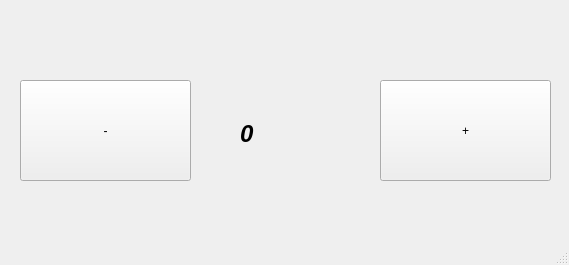
<?xml version="1.0" encoding="UTF-8"?>
<ui version="4.0">
 <class>MainWindow</class>
 <widget class="QMainWindow" name="MainWindow">
  <property name="geometry">
   <rect>
    <x>0</x>
    <y>0</y>
    <width>569</width>
    <height>265</height>
   </rect>
  </property>
  <property name="windowTitle">
   <string>MainWindow</string>
  </property>
  <widget class="QWidget" name="centralwidget">
   <widget class="QPushButton" name="minus">
    <property name="geometry">
     <rect>
      <x>20</x>
      <y>80</y>
      <width>171</width>
      <height>101</height>
     </rect>
    </property>
    <property name="text">
     <string>-</string>
    </property>
   </widget>
   <widget class="QPushButton" name="plius">
    <property name="geometry">
     <rect>
      <x>380</x>
      <y>80</y>
      <width>171</width>
      <height>101</height>
     </rect>
    </property>
    <property name="text">
     <string>+</string>
    </property>
   </widget>
   <widget class="QLabel" name="label">
    <property name="geometry">
     <rect>
      <x>240</x>
      <y>120</y>
      <width>101</width>
      <height>31</height>
     </rect>
    </property>
    <property name="sizePolicy">
     <sizepolicy hsizetype="Ignored" vsizetype="Preferred">
      <horstretch>0</horstretch>
      <verstretch>0</verstretch>
     </sizepolicy>
    </property>
    <property name="font">
     <font>
      <pointsize>18</pointsize>
      <italic>true</italic>
      <bold>true</bold>
     </font>
    </property>
    <property name="layoutDirection">
     <enum>Qt::LeftToRight</enum>
    </property>
    <property name="midLineWidth">
     <number>0</number>
    </property>
    <property name="text">
     <string>0</string>
    </property>
    <property name="alignment">
     <set>Qt::AlignLeading|Qt::AlignLeft|Qt::AlignTop</set>
    </property>
    <property name="wordWrap">
     <bool>false</bool>
    </property>
   </widget>
   <widget class="QLabel" name="zodis">
    <property name="geometry">
     <rect>
      <x>30</x>
      <y>30</y>
      <width>91</width>
      <height>31</height>
     </rect>
    </property>
    <property name="text">
     <string> </string>
    </property>
   </widget>
  </widget>
  <widget class="QMenuBar" name="menubar">
   <property name="geometry">
    <rect>
     <x>0</x>
     <y>0</y>
     <width>569</width>
     <height>22</height>
    </rect>
   </property>
  </widget>
  <widget class="QStatusBar" name="statusbar"/>
 </widget>
 <resources/>
 <connections/>
</ui>
